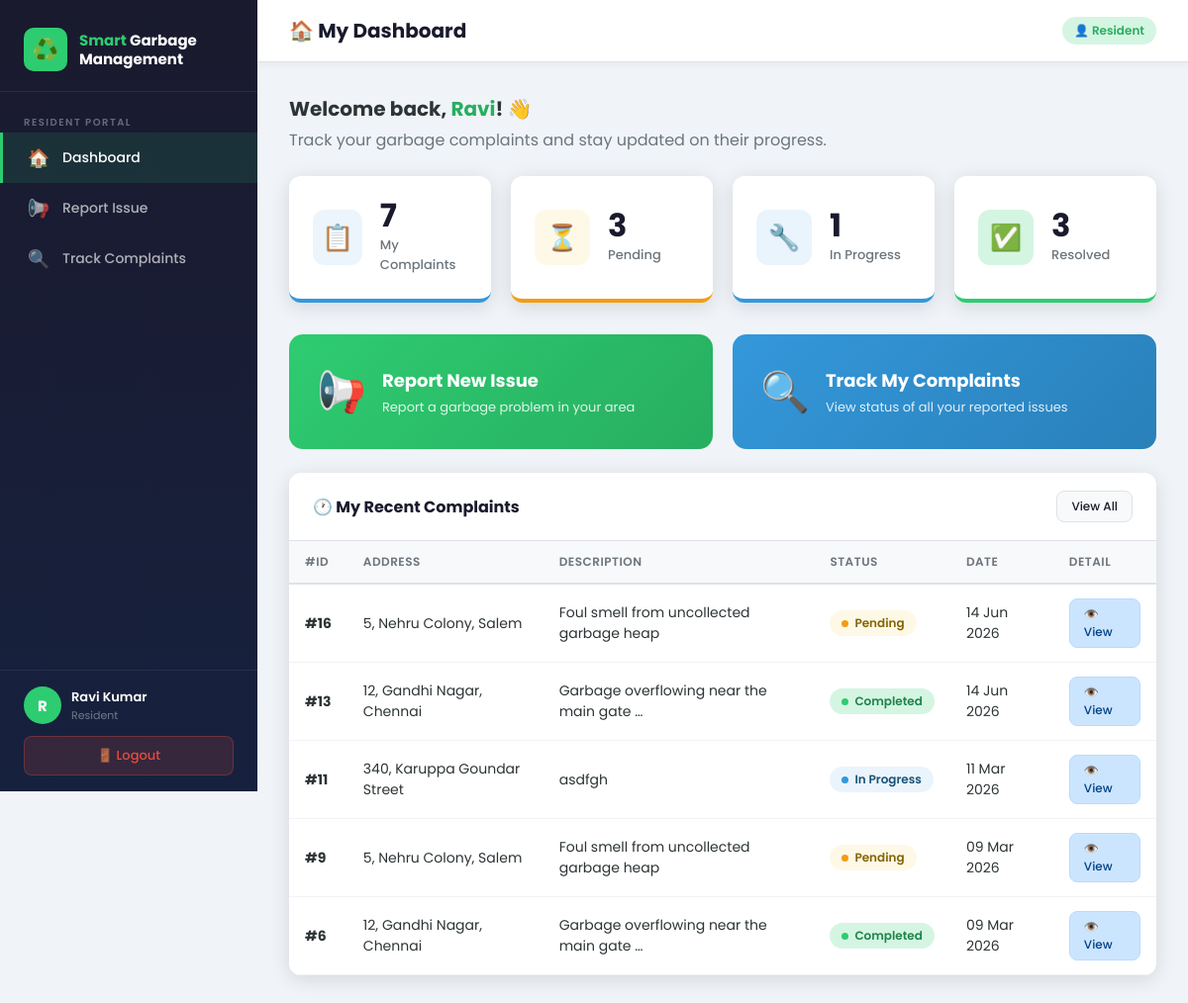
/user-dashboard/ (signed in), run on the app's committed database.
### core/models.py (models this page shows, shortened)
class UserProfile(models.Model):
    ROLE_CHOICES = [('admin', 'Admin'), ('user', 'Resident')]
    user = models.OneToOneField(User, on_delete=models.CASCADE, related_name='profile')
    role = models.CharField(max_length=10, choices=ROLE_CHOICES, default='user')
    phone = models.CharField(max_length=15, blank=True)
    address = models.TextField(blank=True)
    def is_admin(self):
        return self.role == 'admin'

class Complaint(models.Model):
    STATUS_CHOICES = [
        ('Pending', 'Pending'),
        ('In Progress', 'In Progress'),
        ('Completed', 'Completed'),
    ]
    user = models.ForeignKey(User, on_delete=models.CASCADE, related_name='complaints')
    address = models.CharField(max_length=300)
    landmark = models.CharField(max_length=200)
    description = models.TextField()
    status = models.CharField(max_length=20, choices=STATUS_CHOICES, default='Pending')
    image = models.ImageField(upload_to='complaints/', blank=True, null=True)
    created_at = models.DateTimeField(auto_now_add=True)
    updated_at = models.DateTimeField(auto_now=True)
    admin_remark = models.TextField(blank=True)
    class Meta:
        ordering = ['-created_at']

### core/views.py (the view)
# urls.py: path('user-dashboard/',         views.user_dashboard,     name='user_dashboard'),
@login_required
def user_dashboard(request):
    if _is_admin(request.user):
        return redirect('admin_dashboard')
    complaints = Complaint.objects.filter(user=request.user)
    total      = complaints.count()
    pending    = complaints.filter(status='Pending').count()
    inprogress = complaints.filter(status='In Progress').count()
    completed  = complaints.filter(status='Completed').count()
    context = {
        'complaints': complaints[:5],
        'total': total, 'pending': pending,
        'inprogress': inprogress, 'completed': completed,
    }
    return render(request, 'core/user_dashboard.html', context)

### core/views.py (called while the page is built)
def _is_admin(user):
    try:
        return user.profile.is_admin()
    except UserProfile.DoesNotExist:
        return False

### core/templates/core/user_dashboard.html (shortened to what this page needs)
{% extends 'core/base.html' %}
{% block page_title %}🏠 My Dashboard{% endblock %}
{% block content %}
<div style="margin-bottom:24px;">
  <h2 style="font-size:20px;color:#2d3436;">
    Welcome back, <span style="color:#27ae60;">{{ user.first_name|default:user.username }}</span>! 👋
  </h2>
  <p style="color:#6c757d;margin-top:4px;">Track your garbage complaints and stay updated on their progress.</p>
</div>
<div class="stats-grid">
  <div class="stat-card total">
    <div class="stat-icon">📋</div>
    <div class="stat-info">
      <div class="stat-num">{{ total }}</div>
      <div class="stat-label">My Complaints</div>
    </div>
  </div>
  <div class="stat-card pending">
    <div class="stat-icon">⏳</div>
    <div class="stat-info">
      <div class="stat-num">{{ pending }}</div>
      <div class="stat-label">Pending</div>
    </div>
  </div>
  <div class="stat-card progress">
    <div class="stat-icon">🔧</div>
    <div class="stat-info">
      <div class="stat-num">{{ inprogress }}</div>
      <div class="stat-label">In Progress</div>
    </div>
  </div>
  <div class="stat-card done">
    <div class="stat-icon">✅</div>
    <div class="stat-info">
      <div class="stat-num">{{ completed }}</div>
      <div class="stat-label">Resolved</div>
    </div>
  </div>
</div>
<div style="display:grid;grid-template-columns:1fr 1fr;gap:20px;margin-bottom:24px;">
  <a href="{% url 'report_complaint' %}" style="text-decoration:none;">
    <div style="background:linear-gradient(135deg,#2ecc71,#27ae60);border-radius:14px;
                padding:28px;color:#fff;cursor:pointer;transition:transform 0.2s;display:flex;align-items:center;gap:16px;">
      <div style="font-size:40px;">📢</div>
      <div>
        <div style="font-size:18px;font-weight:700;">Report New Issue</div>
        <div style="font-size:13px;opacity:0.85;margin-top:4px;">Report a garbage problem in your area</div>
      </div>
    </div>
  </a>
  <a href="{% url 'track_complaints' %}" style="text-decoration:none;">
    <div style="background:linear-gradient(135deg,#3498db,#2980b9);border-radius:14px;
                padding:28px;color:#fff;cursor:pointer;transition:transform 0.2s;display:flex;align-items:center;gap:16px;">
      <div style="font-size:40px;">🔍</div>
      <div>
        <div style="font-size:18px;font-weight:700;">Track My Complaints</div>
        <div style="font-size:13px;opacity:0.85;margin-top:4px;">View status of all your reported issues</div>
      </div>
    </div>
  </a>
</div>
<div class="card">
  <div class="card-header">
    <h3>🕐 My Recent Complaints</h3>
    <a href="{% url 'track_complaints' %}" class="btn btn-sm btn-secondary">View All</a>
  </div>
  <div class="table-wrap">
    <table>
      <thead>
        <tr><th>#ID</th><th>Address</th><th>Description</th><th>Status</th><th>Date</th><th>Detail</th></tr>
      </thead>
      <tbody>
        {% for c in complaints %}
        <tr>
          <td><strong>#{{ c.id }}</strong></td>
          <td>{{ c.address|truncatechars:30 }}</td>
          <td>{{ c.description|truncatechars:40 }}</td>
          <td><span class="status-badge status-{{ c.status|cut:' ' }}">{{ c.status }}</span></td>
          <td>{{ c.created_at|date:"d M Y" }}</td>
          <td><a href="{% url 'complaint_detail' c.pk %}" class="btn btn-sm btn-info">👁️ View</a></td>
        </tr>
        {% endfor %}
      </tbody>
    </table>
  </div>
</div>
{% endblock %}

### core/templates/core/base.html (shortened to what this page needs)
{% load static %}
<!DOCTYPE html>
<html lang="en">
<head>
  <link rel="stylesheet" href="{% static 'core/css/style.css' %}">
</head>
<body>
{% if user.is_authenticated %}
<div class="wrapper">
  <aside class="sidebar" id="sidebar">
    <div class="sidebar-brand">
      <div class="logo-icon">♻️</div>
      <div><h2><span>Smart</span> Garbage<br>Management</h2></div>
    </div>
    <nav class="sidebar-nav">
      {% if user.profile.role == 'admin' %}
        <span class="nav-label">Admin Panel</span>
        <a href="{% url 'admin_dashboard' %}" class="nav-item"><span class="nav-icon">📊</span> Dashboard</a>
        <a href="{% url 'manage_complaints' %}" class="nav-item"><span class="nav-icon">📋</span> Manage Complaints</a>
      {% else %}
        <span class="nav-label">Resident Portal</span>
        <a href="{% url 'user_dashboard' %}" class="nav-item"><span class="nav-icon">🏠</span> Dashboard</a>
        <a href="{% url 'report_complaint' %}" class="nav-item"><span class="nav-icon">📢</span> Report Issue</a>
        <a href="{% url 'track_complaints' %}" class="nav-item"><span class="nav-icon">🔍</span> Track Complaints</a>
      {% endif %}
    </nav>
    <div class="sidebar-footer">
      <div class="user-info">
        <div class="user-avatar">{{ user.first_name.0|upper|default:user.username.0|upper }}</div>
        <div>
          <div class="user-name">{{ user.get_full_name|default:user.username }}</div>
          <div class="user-role">{{ user.profile.get_role_display|default:"Resident" }}</div>
        </div>
      </div>
      <a href="{% url 'logout' %}" class="btn-logout">🚪 Logout</a>
    </div>
  </aside>
  <div class="main-content">
    <header class="topbar">
      <div style="display:flex;align-items:center;gap:14px;">
        <h1 class="topbar-title">{% block page_title %}Dashboard{% endblock %}</h1>
      </div>
      <div class="topbar-right">
        {% if user.profile.role == 'admin' %}
          <span class="badge-role admin">🛡️ Admin</span>
        {% else %}
          <span class="badge-role">👤 Resident</span>
        {% endif %}
      </div>
    </header>
    <main class="page-body">
      {% block content %}{% endblock %}
    </main>
  </div>
</div>
{% endif %}
</body>
</html>

### data on the page
Complaint: id "16", address "5, Nehru Colony, Salem", description "Foul smell from uncollected garbage heap", status "Pending", created_at "14 Jun 2026"
Complaint: id "13", address "12, Gandhi Nagar, Chennai", description "Garbage overflowing near the main gate …", status "Completed", created_at "14 Jun 2026"
Complaint: id "11", address "340, Karuppa Goundar Street", description "asdfgh", status "In Progress", created_at "11 Mar 2026"
Complaint: id "9", address "5, Nehru Colony, Salem", description "Foul smell from uncollected garbage heap", status "Pending", created_at "09 Mar 2026"
Complaint: id "6", address "12, Gandhi Nagar, Chennai", description "Garbage overflowing near the main gate …", status "Completed", created_at "09 Mar 2026"

### other printed values
{{ user.first_name.0|upper|default:user.username.0|upper }} "R"
{{ user.get_full_name|default:user.username }} "Ravi Kumar"
{{ user.profile.get_role_display|default:"Resident" }} "Resident"
{{ user.first_name|default:user.username }} "Ravi"
{{ total }} "7"
{{ pending }} "3"
{{ inprogress }} "1"
{{ completed }} "3"
